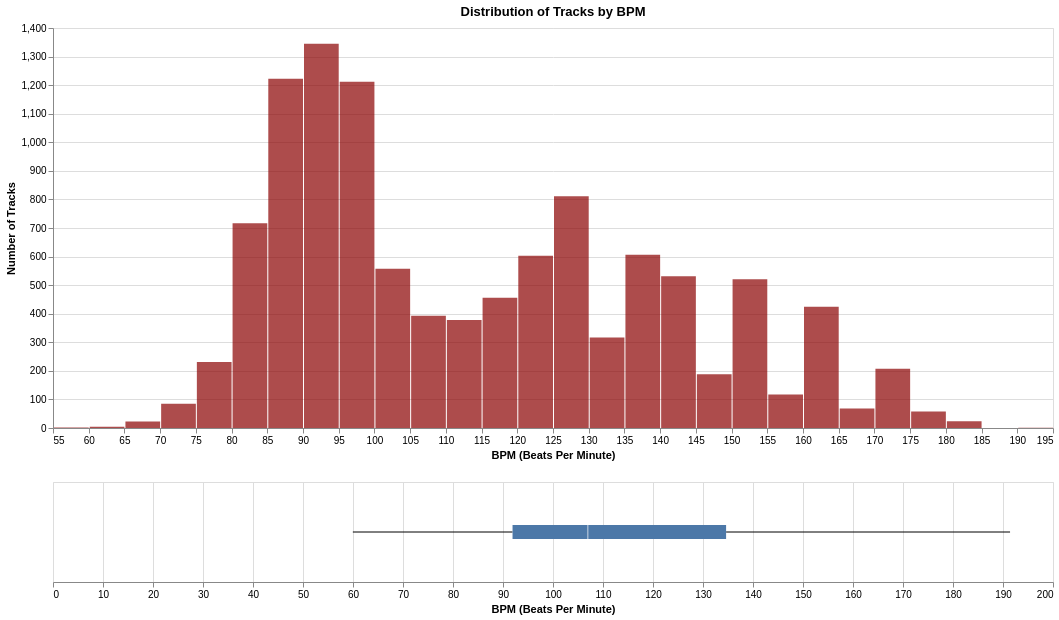

Source (notebook cell):
### Markdown cell above
while the other tracks have reasonable bmp values, Madtadone 2015 by MadMan have an error value which will be set to NaN

### Code cell
condition = (df_tracks['id'] == 'TR591502')
print("removed error track:")
display(df_tracks[condition][['id', 'title', 'name_artist', 'bpm']])
df_tracks.loc[condition, 'bpm'] = np.nan

analyze_distribution(df_tracks, 'bpm', 'bpm', 'darkred')

### Figure 1 — Vega specification as saved in the notebook (floating-point values rounded to 4 significant figures)
{"$schema": "https://vega.github.io/schema/vega/v5.json", "data": [{"name": "source_0"}, {"name": "data_0", "values": [{"__count": 606, "bin_maxbins_40_bpm": 135.0, "bin_maxbins_40_bpm_end": 140.0}, {"__count": 811, "bin_maxbins_40_bpm": 125.0, "bin_maxbins_40_bpm_end": 130.0}, {"__count": 317, "bin_maxbins_40_bpm": 130.0, "bin_maxbins_40_bpm_end": 135.0}, {"__count": 424, "bin_maxbins_40_bpm": 160.0, "bin_maxbins_40_bpm_end": 165.0}, {"__count": 393, "bin_maxbins_40_bpm": 105.0, "bin_maxbins_40_bpm_end": 110.0}, {"__count": 1345, "bin_maxbins_40_bpm": 90.0, "bin_maxbins_40_bpm_end": 95.0}, {"__count": 603, "bin_maxbins_40_bpm": 120.0, "bin_maxbins_40_bpm_end": 125.0}, {"__count": 521, "bin_maxbins_40_bpm": 150.0, "bin_maxbins_40_bpm_end": 155.0}, {"__count": 1212, "bin_maxbins_40_bpm": 95.0, "bin_maxbins_40_bpm_end": 100.0}, {"__count": 531, "bin_maxbins_40_bpm": 140.0, "bin_maxbins_40_bpm_end": 145.0}, {"__count": 557, "bin_maxbins_40_bpm": 100.0, "bin_maxbins_40_bpm_end": 105.0}, {"__count": 378, "bin_maxbins_40_bpm": 110.0, "bin_maxbins_40_bpm_end": 115.0}, {"__count": 717, "bin_maxbins_40_bpm": 80.0, "bin_maxbins_40_bpm_end": 85.0}, {"__count": 1222, "bin_maxbins_40_bpm": 85.0, "bin_maxbins_40_bpm_end": 90.0}, {"__count": 456, "bin_maxbins_40_bpm": 115.0, "bin_maxbins_40_bpm_end": 120.0}, {"__count": 188, "bin_maxbins_40_bpm": 145.0, "bin_maxbins_40_bpm_end": 150.0}, {"__count": 117, "bin_maxbins_40_bpm": 155.0, "bin_maxbins_40_bpm_end": 160.0}, {"__count": 207, "bin_maxbins_40_bpm": 170.0, "bin_maxbins_40_bpm_end": 175.0}, {"__count": 68, "bin_maxbins_40_bpm": 165.0, "bin_maxbins_40_bpm_end": 170.0}, {"__count": 85, "bin_maxbins_40_bpm": 70.0, "bin_maxbins_40_bpm_end": 75.0}, {"__count": 231, "bin_maxbins_40_bpm": 75.0, "bin_maxbins_40_bpm_end": 80.0}, {"__count": 24, "bin_maxbins_40_bpm": 180.0, "bin_maxbins_40_bpm_end": 185.0}, {"__count": 58, "bin_maxbins_40_bpm": 175.0, "bin_maxbins_40_bpm_end": 180.0}, {"__count": 23, "bin_maxbins_40_bpm": 65.0, "bin_maxbins_40_bpm_end": 70.0}, {"__count": 1, "bin_maxbins_40_bpm": 190.0, "bin_maxbins_40_bpm_end": 195.0}, {"__count": 4, "bin_maxbins_40_bpm": 60.0, "bin_maxbins_40_bpm_end": 65.0}, {"__count": 2, "bin_maxbins_40_bpm": 55.0, "bin_maxbins_40_bpm_end": 60.0}]}, {"name": "data_1"}, {"name": "data_2", "values": []}, {"name": "data_3"}, {"name": "data_4", "values": [{"lower_box_bpm": 91.91, "lower_whisker_bpm": 59.97, "max_bpm": 191.4}]}, {"name": "data_5", "values": [{"max_bpm": 191.4, "upper_box_bpm": 134.6, "upper_whisker_bpm": 191.4}]}, {"name": "data_6"}, {"name": "data_7", "values": [{"lower_box_bpm": 91.91, "max_bpm": 191.4, "upper_box_bpm": 134.6}]}, {"name": "data_8", "values": [{"lower_box_bpm": 91.91, "max_bpm": 191.4, "mid_box_bpm": 107.0, "upper_box_bpm": 134.6}]}, {"name": "data_0_concat_0_y_domain___count", "values": [{"min": 1, "max": 1345}]}], "signals": [{"name": "concat_0_bin_maxbins_40_bpm_bins", "value": {"fields": ["bpm"], "fname": "bin_bpm", "start": 55.0, "step": 5.0, "stop": 195.0}}, {"name": "concat_0_height", "value": 400}, {"name": "concat_1_height", "value": 100}], "marks": [{"type": "group", "name": "concat_0_group", "encode": {"update": {"width": {"signal": "width"}, "height": {"signal": "concat_0_height"}}}, "marks": [{"type": "rect", "name": "concat_0_marks", "from": {"data": "data_0"}, "encode": {"update": {"opacity": {"value": 0.7}, "x2": {"field": "bin_maxbins_40_bpm", "scale": "concat_0_x", "offset": {"signal": "0.5 + (abs(scale(\"concat_0_x\", datum[\"bin_maxbins_40_bpm_end\"]) - scale(\"concat_0_x\", datum[\"bin_maxbins_40_bpm\"])) < 0.25 ? -0.5 * (0.25 - (abs(scale(\"concat_0_x\", datum[\"bin_maxbins_40_bpm_end\"]) - scale(\"concat_0_x\", datum[\"bin_maxbins_40_bpm\"])))) : 0.5)"}}, "y": {"field": "__count", "scale": "concat_0_y"}, "tooltip": {"signal": "{\"BPM (Beats Per Minute)\": !isValid(datum[\"bin_maxbins_40_bpm\"]) || !isFinite(+datum[\"bin_maxbins_40_bpm\"]) ? \"null\" : format(datum[\"bin_maxbins_40_bpm\"], \"\") + \" – \" + format(datum[\"bin_maxbins_40_bpm_end\"], \"\"), \"Number of Tracks\": format(datum[\"__count\"], \"\")}"}, "x": {"field": "bin_maxbins_40_bpm_end", "scale": "concat_0_x", "offset": {"signal": "0.5 + (abs(scale(\"concat_0_x\", datum[\"bin_maxbins_40_bpm_end\"]) - scale(\"concat_0_x\", datum[\"bin_maxbins_40_bpm\"])) < 0.25 ? 0.5 * (0.25 - (abs(scale(\"concat_0_x\", datum[\"bin_maxbins_40_bpm_end\"]) - scale(\"concat_0_x\", datum[\"bin_maxbins_40_bpm\"])))) : -0.5)"}}, "fill": {"value": "darkred"}, "y2": {"value": 0, "scale": "concat_0_y"}}}, "style": ["bar"]}], "axes": [{"scale": "concat_0_y", "maxExtent": 0, "ticks": false, "tickCount": {"signal": "ceil(concat_0_height/40)"}, "zindex": 0, "gridScale": "concat_0_x", "domain": false, "aria": false, "grid": true, "labels": false, "orient": "left", "minExtent": 0}, {"scale": "concat_0_x", "labelFlush": true, "labelOverlap": true, "title": "BPM (Beats Per Minute)", "orient": "bottom", "zindex": 0, "tickCount": {"signal": "ceil(width/10)"}, "grid": false}, {"scale": "concat_0_y", "tickCount": {"signal": "ceil(concat_0_height/40)"}, "zindex": 0, "title": "Number of Tracks", "grid": false, "orient": "left", "labelOverlap": true}], "title": {"text": "Distribution of Tracks by BPM", "frame": "group"}, "style": "cell"}, {"type": "group", "name": "concat_1_group", "encode": {"update": {"height": {"signal": "concat_1_height"}, "width": {"signal": "width"}}}, "signals": [{"name": "height", "update": "concat_1_height"}], "marks": [{"type": "symbol", "name": "concat_1_layer_0_layer_0_marks", "from": {"data": "data_2"}, "encode": {"update": {"stroke": {"value": "#4c78a8"}, "y": {"signal": "concat_1_height", "mult": 0.5}, "fill": {"value": "transparent"}, "opacity": {"value": 0.7}, "x": {"field": "bpm", "scale": "concat_1_x"}}}, "style": ["point", "boxplot-outliers"]}, {"type": "rule", "name": "concat_1_layer_0_layer_1_layer_0_marks", "from": {"data": "data_4"}, "encode": {"update": {"x2": {"field": "lower_box_bpm", "scale": "concat_1_x"}, "tooltip": {"signal": "format(datum[\"max_bpm\"], \"\")"}, "x": {"field": "lower_whisker_bpm", "scale": "concat_1_x"}, "y": {"signal": "concat_1_height", "mult": 0.5}, "stroke": {"value": "black"}}}, "style": ["rule", "boxplot-rule"], "aria": false}, {"type": "rule", "name": "concat_1_layer_0_layer_1_layer_1_marks", "from": {"data": "data_5"}, "encode": {"update": {"tooltip": {"signal": "format(datum[\"max_bpm\"], \"\")"}, "stroke": {"value": "black"}, "x": {"field": "upper_box_bpm", "scale": "concat_1_x"}, "y": {"signal": "concat_1_height", "mult": 0.5}, "x2": {"field": "upper_whisker_bpm", "scale": "concat_1_x"}}}, "aria": false, "style": ["rule", "boxplot-rule"]}, {"type": "rect", "name": "concat_1_layer_1_layer_0_marks", "from": {"data": "data_7"}, "encode": {"update": {"fill": {"value": "#4c78a8"}, "x": {"field": "lower_box_bpm", "scale": "concat_1_x"}, "yc": {"signal": "concat_1_height", "mult": 0.5}, "height": {"value": 14}, "x2": {"field": "upper_box_bpm", "scale": "concat_1_x"}, "tooltip": {"signal": "format(datum[\"max_bpm\"], \"\")"}}}, "style": ["bar", "boxplot-box"]}, {"type": "rect", "name": "concat_1_layer_1_layer_1_marks", "from": {"data": "data_8"}, "encode": {"update": {"width": {"value": 1}, "fill": [{"value": "#4c78a8", "test": "datum['lower_box_bpm'] >= datum['upper_box_bpm']"}, {"value": "white"}], "tooltip": {"signal": "format(datum[\"max_bpm\"], \"\")"}, "xc": {"field": "mid_box_bpm", "scale": "concat_1_x"}, "height": {"value": 14}, "yc": {"signal": "concat_1_height", "mult": 0.5}, "opacity": {"value": 0.7}}}, "aria": false, "style": ["tick", "boxplot-median"]}], "axes": [{"scale": "concat_1_x", "orient": "bottom", "zindex": 0, "maxExtent": 0, "ticks": false, "minExtent": 0, "grid": true, "domain": false, "aria": false, "labels": false, "tickCount": {"signal": "ceil(width/40)"}}, {"scale": "concat_1_x", "labelOverlap": true, "title": "BPM (Beats Per Minute)", "tickCount": {"signal": "ceil(width/40)"}, "grid": false, "zindex": 0, "labelFlush": true, "orient": "bottom"}], "style": "cell"}], "scales": [{"name": "concat_0_x", "type": "linear", "domain": {"signal": "[concat_0_bin_maxbins_40_bpm_bins.start, concat_0_bin_maxbins_40_bpm_bins.stop]"}, "range": [0, {"signal": "width"}], "bins": {"signal": "concat_0_bin_maxbins_40_bpm_bins"}, "zero": false}, {"name": "concat_0_y", "type": "linear", "domain": [{"signal": "(data(\"data_0_concat_0_y_domain___count\")[0] || {}).min"}, {"signal": "(data(\"data_0_concat_0_y_domain___count\")[0] || {}).max"}], "range": [{"signal": "concat_0_height"}, 0], "zero": true, "nice": true}, {"name": "concat_1_x", "type": "linear", "domain": {"fields": [{"data": "data_2", "field": "bpm"}, {"data": "data_4", "field": "lower_whisker_bpm"}, {"data": "data_4", "field": "lower_box_bpm"}, {"data": "data_5", "field": "upper_box_bpm"}, {"data": "data_5", "field": "upper_whisker_bpm"}, {"data": "data_7", "field": "lower_box_bpm"}, {"data": "data_7", "field": "upper_box_bpm"}, {"data": "data_8", "field": "mid_box_bpm"}]}, "range": [0, {"signal": "width"}], "zero": true, "nice": true}], "width": 1000, "padding": 5, "background": "white", "layout": {"padding": 20, "columns": 1, "bounds": "full", "align": "each"}}
